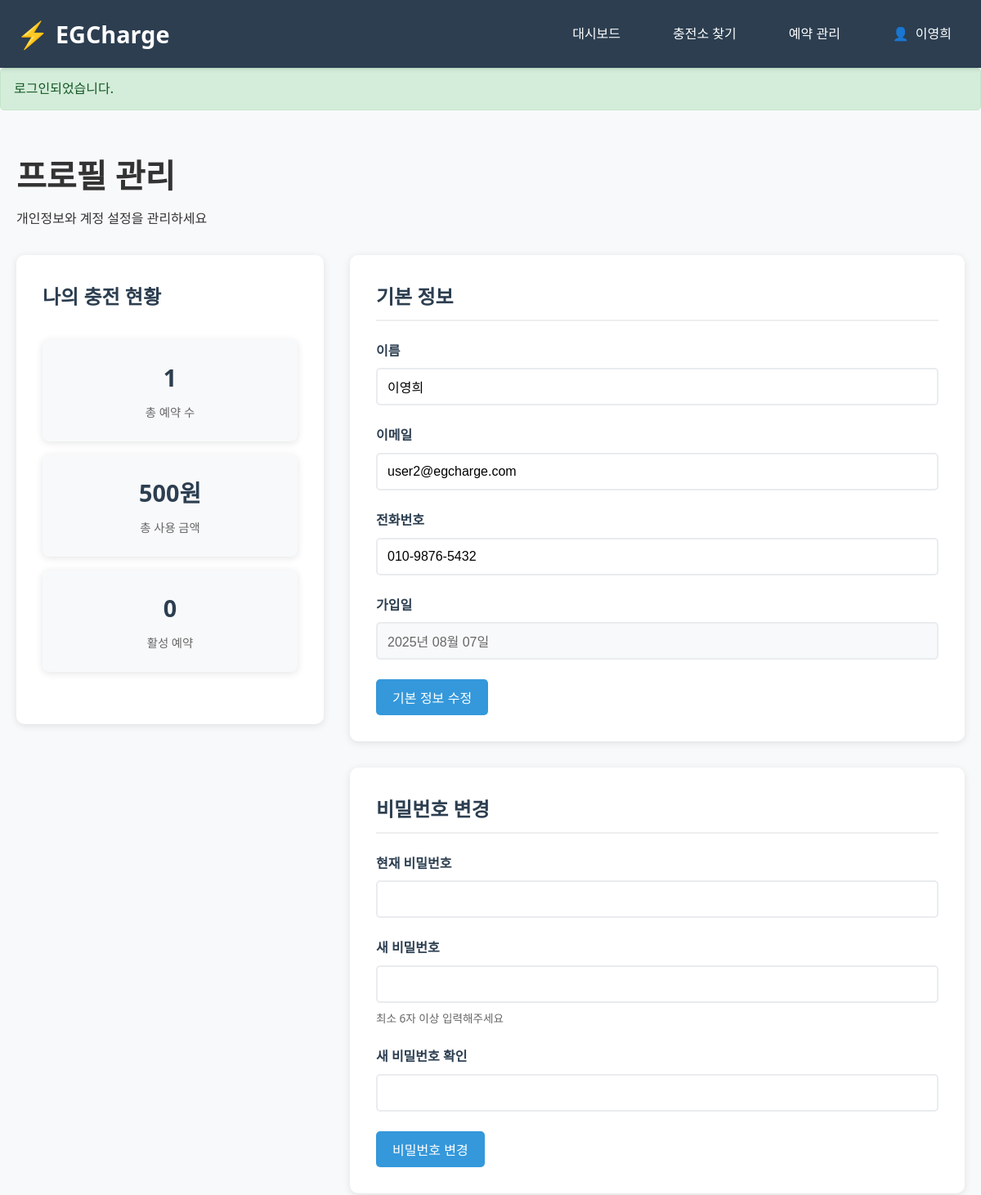
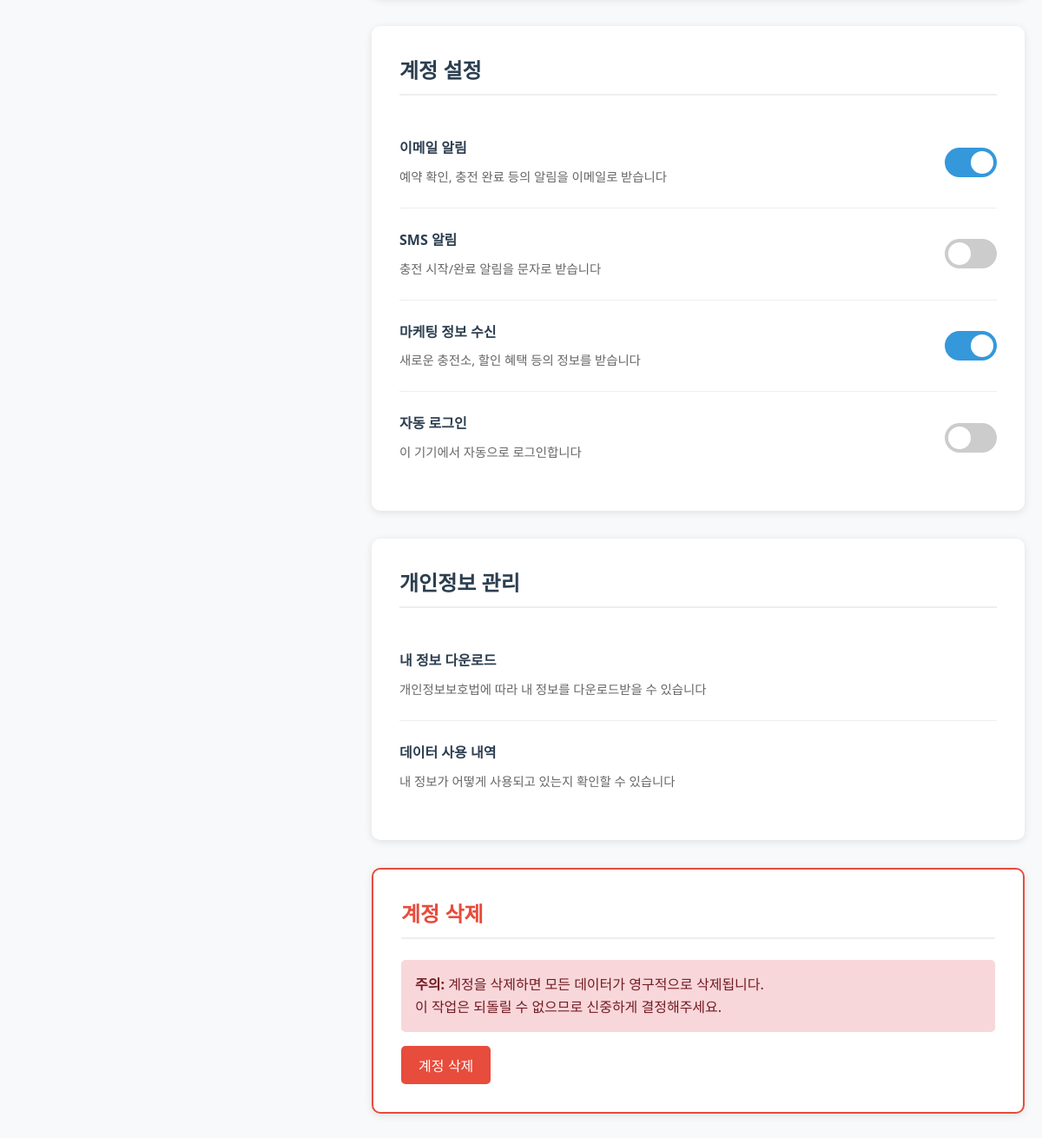
Screenshot of /pages/profile.php (signed in) with the database file from the repository (2 pictures, top to bottom).
### tables this page shows
CREATE TABLE IF NOT EXISTS users (
                                     id INT AUTO_INCREMENT PRIMARY KEY,
                                     name VARCHAR(100) NOT NULL,
    email VARCHAR(100) UNIQUE NOT NULL,
    password VARCHAR(255) NOT NULL,
    phone VARCHAR(20),
    last_login_at TIMESTAMP NULL,
    created_at TIMESTAMP DEFAULT CURRENT_TIMESTAMP,
    updated_at TIMESTAMP DEFAULT CURRENT_TIMESTAMP ON UPDATE CURRENT_TIMESTAMP
    );

### public/pages/profile.php (the view, shortened to what this page needs)
<?php
include_once '../includes/header.php';
$database = new Database();
$db = $database->getConnection();
$user_query = "SELECT * FROM users WHERE id = ?";
$user_stmt = $db->prepare($user_query);
$user_stmt->execute([$_SESSION['user_id']]);
$user_info = $user_stmt->fetch(PDO::FETCH_ASSOC);
$stats_query = "SELECT
    COUNT(*) as total_bookings,
    SUM(CASE WHEN status = 'completed' THEN total_cost ELSE 0 END) as total_spent,
    COUNT(CASE WHEN status = 'active' THEN 1 END) as active_bookings
    FROM bookings WHERE user_id = ?";
$stats_stmt = $db->prepare($stats_query);
$stats_stmt->execute([$_SESSION['user_id']]);
$stats = $stats_stmt->fetch(PDO::FETCH_ASSOC);
?>
<main class="profile-page">
    <div class="container">
        <div class="page-header">
            <h1>프로필 관리</h1>
            <p>개인정보와 계정 설정을 관리하세요</p>
        </div>
        <div class="profile-content">
            <div class="profile-stats">
                <h2>나의 충전 현황</h2>
                <div class="stats-grid">
                    <div class="stat-card">
                        <span class="stat-number"><?php echo $stats['total_bookings']; ?></span>
                        <span class="stat-label">총 예약 수</span>
                    </div>
                    <div class="stat-card">
                        <span class="stat-number"><?php echo number_format($stats['total_spent']); ?>원</span>
                        <span class="stat-label">총 사용 금액</span>
                    </div>
                    <div class="stat-card">
                        <span class="stat-number"><?php echo $stats['active_bookings']; ?></span>
                        <span class="stat-label">활성 예약</span>
                    </div>
                </div>
            </div>
            <div class="profile-forms">
                <div class="form-section">
                    <h2>기본 정보</h2>
                    <form method="post" class="profile-form">
                        <div class="form-group">
                            <label for="name">이름</label>
                            <input type="text" id="name" name="name"
                                   value="<?php echo htmlspecialchars($user_info['name']); ?>" required>
                        </div>
                        <div class="form-group">
                            <label for="email">이메일</label>
                            <input type="email" id="email" name="email"
                                   value="<?php echo htmlspecialchars($user_info['email']); ?>" required>
                        </div>
                        <div class="form-group">
                            <label for="phone">전화번호</label>
                            <input type="tel" id="phone" name="phone"
                                   value="<?php echo htmlspecialchars($user_info['phone'] ?? ''); ?>"
                                   placeholder="010-0000-0000">
                        </div>
                        <div class="form-group">
                            <label>가입일</label>
                            <input type="text" value="<?php echo date('Y년 m월 d일', strtotime($user_info['created_at'])); ?>"
                                   readonly class="readonly-field">
                        </div>
                        <button type="submit" class="btn btn-primary">기본 정보 수정</button>
                    </form>
                </div>
                <div class="form-section">
                    <h2>비밀번호 변경</h2>
                    <form method="post" class="profile-form" id="password-form">
                        <div class="form-group">
                            <label for="current_password">현재 비밀번호</label>
                            <input type="password" id="current_password" name="current_password"
                                   minlength="6" required>
                        </div>
                        <div class="form-group">
                            <label for="new_password">새 비밀번호</label>
                            <input type="password" id="new_password" name="new_password"
                                   minlength="6" required>
                            <small class="form-help">최소 6자 이상 입력해주세요</small>
                        </div>
                        <div class="form-group">
                            <label for="confirm_password">새 비밀번호 확인</label>
                            <input type="password" id="confirm_password" name="confirm_password"
                                   minlength="6" required>
                        </div>
                        <button type="submit" class="btn btn-primary">비밀번호 변경</button>
                    </form>
                </div>
                <div class="form-section">
                    <h2>계정 설정</h2>
                    <div class="setting-item">
                        <div class="setting-info">
                            <h4>이메일 알림</h4>
                            <p>예약 확인, 충전 완료 등의 알림을 이메일로 받습니다</p>
                        </div>
                        <label class="switch">
                            <span class="slider"></span>
                        </label>
                    </div>
                    <div class="setting-item">
                        <div class="setting-info">
                            <h4>SMS 알림</h4>
                            <p>충전 시작/완료 알림을 문자로 받습니다</p>
                        </div>
                        <label class="switch">
                            <span class="slider"></span>
                        </label>
                    </div>
                    <div class="setting-item">
                        <div class="setting-info">
                            <h4>마케팅 정보 수신</h4>
                            <p>새로운 충전소, 할인 혜택 등의 정보를 받습니다</p>
                        </div>
                        <label class="switch">
                            <span class="slider"></span>
                        </label>
                    </div>
                    <div class="setting-item">
                        <div class="setting-info">
                            <h4>자동 로그인</h4>
                            <p>이 기기에서 자동으로 로그인합니다</p>
                        </div>
                        <label class="switch">
                            <span class="slider"></span>
                        </label>
                    </div>
                </div>
                <div class="form-section">
                    <h2>개인정보 관리</h2>
                    <div class="privacy-item">
                        <div class="privacy-info">
                            <h4>내 정보 다운로드</h4>
                            <p>개인정보보호법에 따라 내 정보를 다운로드받을 수 있습니다</p>
                        </div>
                        <button class="btn btn-outline" onclick="downloadUserData()">정보 다운로드</button>
                    </div>
                    <div class="privacy-item">
                        <div class="privacy-info">
                            <h4>데이터 사용 내역</h4>
                            <p>내 정보가 어떻게 사용되고 있는지 확인할 수 있습니다</p>
                        </div>
                        <button class="btn btn-outline" onclick="showDataUsage()">사용 내역 보기</button>
                    </div>
                </div>
                <div class="form-section danger-section">
                    <h2>계정 삭제</h2>
                    <p class="danger-text">
                        <strong>주의:</strong> 계정을 삭제하면 모든 데이터가 영구적으로 삭제됩니다.<br>
                        이 작업은 되돌릴 수 없으므로 신중하게 결정해주세요.
                    </p>
                    <button type="button" class="btn btn-danger" onclick="confirmDeleteAccount()">
                        계정 삭제
                    </button>
                </div>
            </div>
        </div>
    </div>
</main>

### public/assets/css/style.css (style rules this page uses)
* { margin: 0; padding: 0; box-sizing: border-box; }
body { font-family: 'Segoe UI', Tahoma, Geneva, Verdana, sans-serif; line-height: 1.6; color: #333; background-color: #f8f9fa; }
.container { max-width: 1200px; margin: 0 auto; padding: 0 20px; }
.btn { display: inline-block; padding: 10px 20px; text-decoration: none; border-radius: 5px; transition: all 0.3s; border: none; cursor: pointer; font-size: 1rem; text-align: center; }
.btn-primary { background: #3498db; color: white; }
.btn-outline { background: transparent; color: white; border: 2px solid white; }
.page-header { margin-bottom: 2rem; }
.page-header h1 { font-size: 2.5rem; margin-bottom: 0.5rem; }
.stats-grid { display: grid; grid-template-columns: repeat(auto-fit, minmax(250px, 1fr)); gap: 2rem; margin: 2rem 0; }
.stat-card { background: white; padding: 2rem; border-radius: 10px; text-align: center; box-shadow: 0 2px 10px rgba(0,0,0,0.1); transition: transform 0.3s; }
.form-group { margin-bottom: 1.5rem; }
.form-group label { display: block; margin-bottom: 0.5rem; font-weight: 600; color: #2c3e50; }
.form-group input { width: 100%; padding: 12px; border: 2px solid #e9ecef; border-radius: 5px; font-size: 1rem; transition: border-color 0.3s; }

### public/pages/profile.php (style rules this page uses)
.profile-page { padding: 2rem 0; }
.profile-content { display: grid; grid-template-columns: 1fr 2fr; gap: 2rem; }
.profile-stats { background: white; padding: 2rem; border-radius: 10px; box-shadow: 0 2px 10px rgba(0,0,0,0.1); height: fit-content; }
.profile-stats h2 { margin-bottom: 1.5rem; color: #2c3e50; }
.stats-grid { display: flex; flex-direction: column; gap: 1rem; }
.stat-card { text-align: center; padding: 1.5rem; background: #f8f9fa; border-radius: 8px; transition: transform 0.3s; }
.stat-number { display: block; font-size: 1.8rem; font-weight: bold; color: #2c3e50; margin-bottom: 0.5rem; }
.stat-label { color: #666; font-size: 0.9rem; }
.profile-forms { display: flex; flex-direction: column; gap: 2rem; }
.form-section { background: white; padding: 2rem; border-radius: 10px; box-shadow: 0 2px 10px rgba(0,0,0,0.1); }
.form-section h2 { margin-bottom: 1.5rem; color: #2c3e50; border-bottom: 2px solid #eee; padding-bottom: 0.5rem; }
.profile-form .form-group { margin-bottom: 1.5rem; }
.profile-form label { display: block; margin-bottom: 0.5rem; font-weight: 600; color: #2c3e50; }
.profile-form input { width: 100%; padding: 12px; border: 2px solid #e9ecef; border-radius: 5px; font-size: 1rem; transition: border-color 0.3s; }
.readonly-field { background-color: #f8f9fa !important; color: #666 !important; cursor: not-allowed; }
.form-help { display: block; margin-top: 0.5rem; font-size: 0.85rem; color: #666; }
.setting-item, .privacy-item { display: flex; justify-content: space-between; align-items: center; padding: 1.5rem 0; border-bottom: 1px solid #eee; }
.setting-item:last-child, .privacy-item:last-child { border-bottom: none; }
.setting-info h4, .privacy-info h4 { margin-bottom: 0.5rem; color: #2c3e50; }
.setting-info p, .privacy-info p { color: #666; font-size: 0.9rem; }
.switch { position: relative; display: inline-block; width: 60px; height: 34px; }
.slider { position: absolute; cursor: pointer; top: 0; left: 0; right: 0; bottom: 0; background-color: #ccc; transition: 0.4s; border-radius: 34px; }
.slider:before { position: absolute; content: ""; height: 26px; width: 26px; left: 4px; bottom: 4px; background-color: white; transition: 0.4s; border-radius: 50%; }
input:checked + .slider { background-color: #3498db; }
input:checked + .slider:before { transform: translateX(26px); }
.danger-section { border: 2px solid #e74c3c; }
.danger-section h2 { color: #e74c3c; }
.danger-text { color: #721c24; background: #f8d7da; padding: 1rem; border-radius: 5px; margin-bottom: 1rem; }
.btn-danger { background: #e74c3c; color: white; }

### rows the page displays
users: name "이영희", email "user2@egcharge.com", phone "010-9876-5432", created_at "2025년 08월 07일"

### other values shown
$_SESSION['user_name'] "이영희"
$_SESSION['success_message'] "로그인되었습니다."
$stats['total_bookings'] "1"
$stats['total_spent'] "500"
$stats['active_bookings'] "0"
